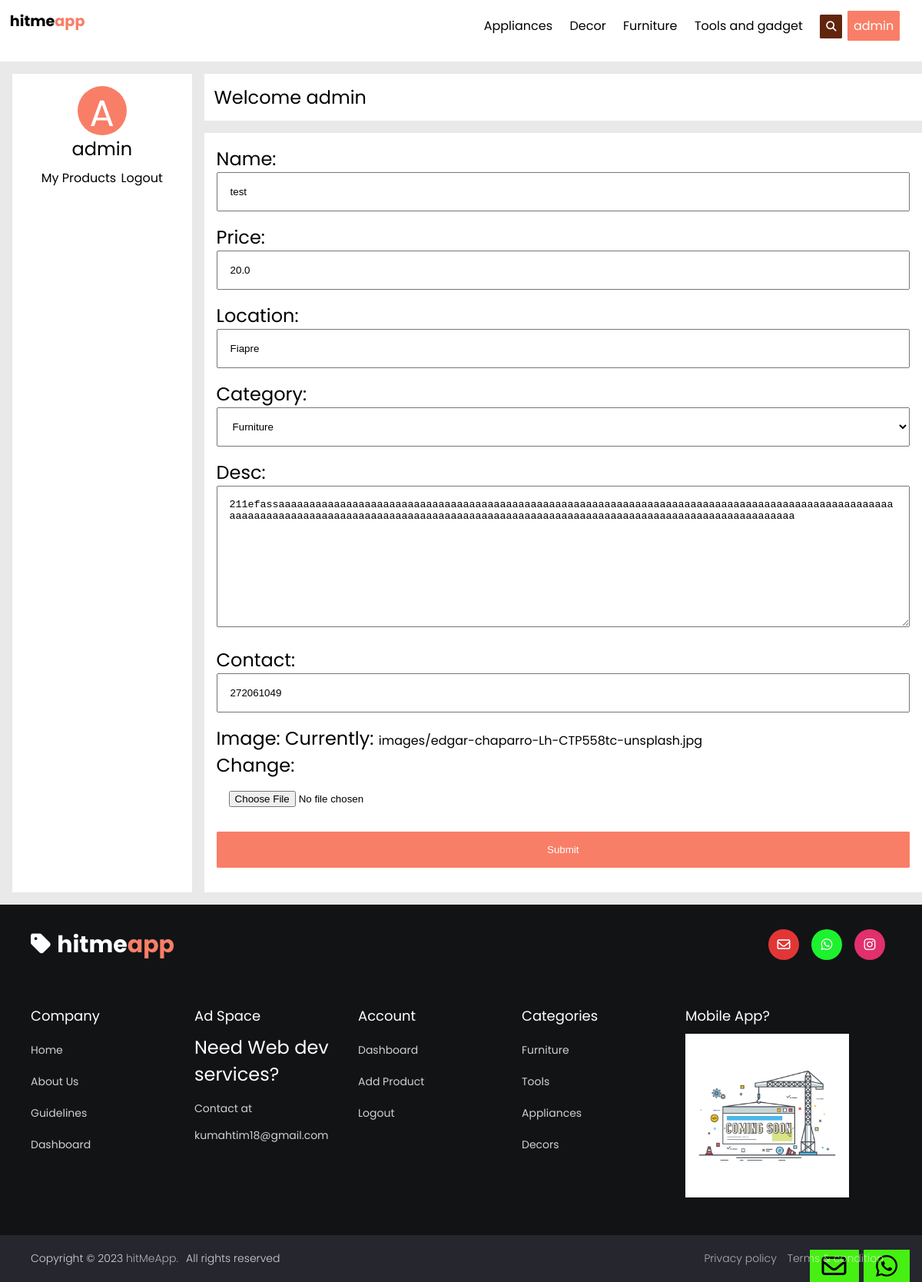
Page /update/9 (signed in) on the committed database.
### users/models.py (models this page shows, shortened)
class Product(models.Model):
    CATEGORY = (
        ('Furniture','Furniture'),
        ('Appliances','Appliances'),
        ('Decor','Decor'),
        ('Tools','Tools'),
        )
    owner_id = models.CharField(max_length=100)
    name =  models.CharField(max_length=100)
    location = models.name = models.CharField(max_length=100)
    price = models.FloatField(max_length=100)
    category = models.CharField(max_length=100,choices=CATEGORY)
    desc = models.TextField(max_length=200)
    date_posted = models.DateField(auto_now_add=True)
    contact =  models.PositiveIntegerField(validators=[RegexValidator(regex='^.{9}$', message='Length has to be 10', code='nomatch')])
    image = models.ImageField(upload_to='images/', )
    class Meta:
        ordering=['-date_posted',]

### users/views.py (the view)
# urls.py: path('update/<int:product_id>', views.updateProduct, name="update"),
def updateProduct(request, product_id):
    tags = Tags.objects.all()
    product = Product.objects.filter(owner_id=request.user.email).get(id=product_id)
    form = ProductForm(instance=product)
    if request.method == 'POST':
        form =  ProductForm(request.POST or None, request.FILES or None,instance=product)
        if form.is_valid():
            form.save()
            return redirect('dashboard')
    else:
        form = ProductForm(instance=product)
    context = {
        'form':form,
        'name':request.user,
        'tags':tags,
    }
    return render(request,'users/addProduct.html',context)

### users/forms.py
class ProductForm(ModelForm):
    class Meta:
        model = Product
        exclude = ['user',]
        fields = ['name','price','location','category','desc','contact','image',]

### users/templates/users/addProduct.html (shortened to what this page needs)
{%extends 'users/base.html'%}
{%load static%}
{%block content%}
    <div class="dashboard">
        <div class="wrapper">
            <div class="profile">
                <div class="avatar">{{name|make_list|first|capfirst}}</div>
                <p>{{name}}</p>
                <a href="{%url 'dashboard'%}">My Products</a>
                <a href="{%url 'logout'%}">Logout</a>
            </div>
            <div class="header"><p>Welcome {{name}}</p>
            </div>
            <form method="POST" enctype="multipart/form-data">
                {{form}}
            <input type="submit" class="btn btn-primary" value="Submit">
            </form>
        </div>
    </div>
 {%endblock%}

### users/templates/users/base.html (shortened to what this page needs)
{%load static%}
<!DOCTYPE html>
<html lang="en">
{%include 'users/head.html'%}
<body>
    {% load socialaccount %}
<div class="contact">
    <a href="mailto:"><i class="fa-regular fa-2x fa-envelope"></i></a>
    <a href="https://wa.me/233272061049"><i class="fa-brands fa-2x fa-whatsapp"></i></a>
</div>
<div  class="navbar">
    <div class="wrapper">
        <a style="font-size: 1.2rem;" href="{%url 'index'%}" class="logo">hitme<span>app</span></a>
        <ul>
            <a href="{%url 'products' 'Appliances'%}">Appliances</a>
            <a href="{%url 'products' 'Decor'%}">Decor</a>
            <a href="{%url 'products' 'Furniture'%}">Furniture</a>
            <a href="{%url 'products' 'Tools'%}">Tools and gadget</a>
            <button class="btn btn-secondary"><i class="fa-solid fa-magnifying-glass"></i></button>
            {%if not user.is_authenticated%}
            <a href="{% provider_login_url 'google' %}?next=/" class="btn btn-primary">Get Started</a>
            {%else%}
            <a class="btn btn-primary" href="{%url 'dashboard'%}">{{user}}</a>
            {%endif%}
            </ul>
    </div>
</div>
{%block content%}
{%endblock%}
{%include 'users/footer.html'%}
</body>

### static/css/styles.css (style rules this page uses)
html { scroll-behavior: smooth; }
* { margin: 0px 0px; padding: 0px 0px; box-sizing: border-box; }
body { font-size: 1.5rem; font-family: "Poppins", serif; }
a { color: black; text-decoration: none; font-size: 1rem; transition: 0.1s; }
.logo { font-weight: bold; }
.logo span { color: #f97e67; }
.btn { padding: 0.5rem; border: none; border-radius: 0.1rem; cursor: pointer; transition: 0.1s; }
.btn-primary { background-color: #f97e67; color: white; }
.btn-secondary { background-color: #61250d; color: white; }
.wrapper { max-width: 1200px; margin: auto; }
.navbar { width: 100%; padding: 0.8rem; position: fixed; top: 0; -webkit-backdrop-filter: saturate(180%) blur(5px); backdrop-filter: saturate(180%) blur(5px); z-index: 999; }
.navbar .wrapper { display: flex; justify-content: space-between; }
.navbar ul > a { margin-right: 1rem; }
.contact { position: fixed; bottom: 0; right: 1rem; }
.contact a { background-color: rgb(70, 240, 18); padding: 1rem; }
.dashboard { margin-top: 5rem; background-color: rgb(233, 233, 233); padding: 1rem; }
.dashboard .wrapper { display: grid; grid-template-columns: 20% 80%; gap: 1rem; grid-template-areas: "profile header" "profile content"; }
.dashboard .wrapper .header { background-color: rgb(255, 255, 255); grid-area: header; display: flex; justify-content: space-between; gap: 1rem; }
.dashboard .wrapper .header p { padding: 0.8rem; }
.dashboard .wrapper .profile { grid-area: profile; background-color: rgb(255, 255, 255); text-align: center; padding: 1rem; }
.dashboard .wrapper .profile .avatar { background-color: #f97e67; border-radius: 50%; margin: auto; color: white; width: 4rem; height: 4rem; font-size: 3rem; }
.dashboard form { background-color: white; padding: 1rem; }
.dashboard form input, .dashboard form textarea, .dashboard form select { width: 100%; padding: 1rem; margin-bottom: 1rem; }

### rows in the picture
Product: name "test", price "20.0", location "Fiapre", category "Furniture", desc "211efassaaaaaaaaaaaaaaaaaaaaaaaaaaaaaaaaaaaaaaaaaaaaaaaaaaaaaaaaaaaaaaaaaaaaaaaaaaaaaaaaaaaaaaaaaaaaaaaaaaaaaaaaaaaaaaaaaaaaaaaaaaaaaaaaaaaaaaaaaaaaaaaaaaaaaaaaaaaaaaaaaaaaaaaaaaaaaaaaaaaaaaaaaaaaaaaa", contact "272061049"

### other values in the picture
{{ user }} "admin"
{{ name|make_list|first|capfirst }} "A"
{{ name }} "admin"
